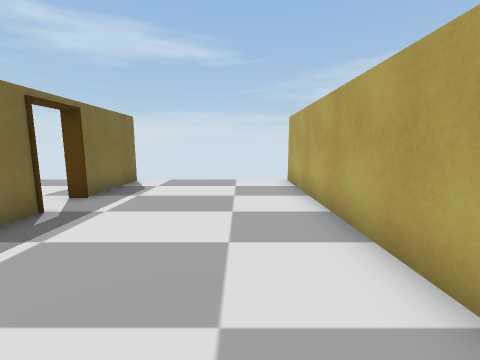
View 1 (above)

22 first-person views from a walk through a 3-D level made in the Unity game engine. The camera is 1.3 m above the floor, tilts 8° down and sees 90° across. The floor is counted in squares, 1 m on a side. Each view is taken from the middle of a square. On the plan, view 1 faces up. The plan holds only what a view shows up to about 12 squares ahead; the rest is blank. The player character is not drawn. Some surface patterns are stand-ins.

View 2
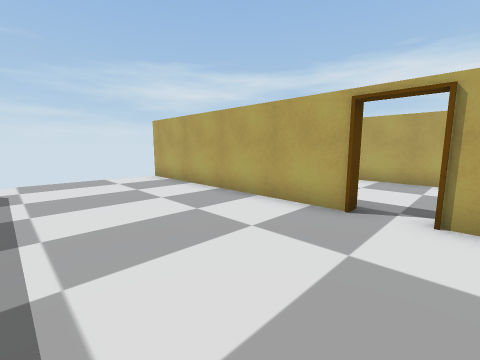

View 3
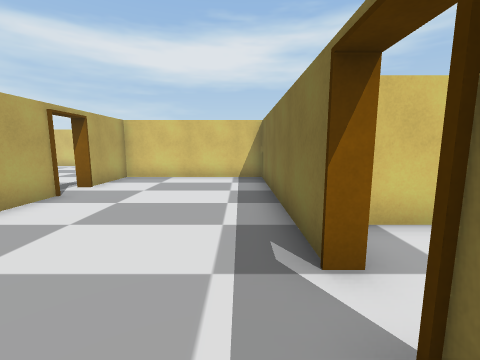

View 4
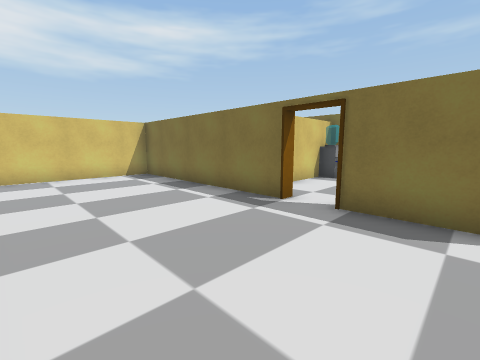

View 5
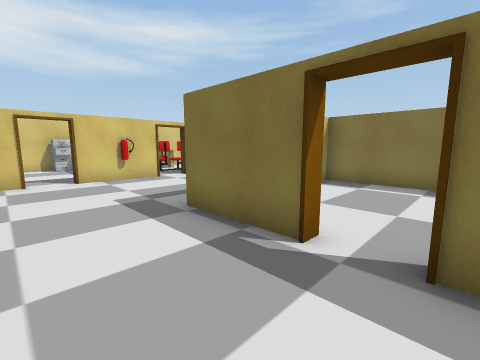

View 6
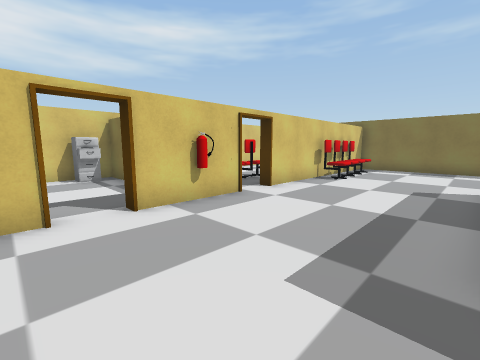

View 7
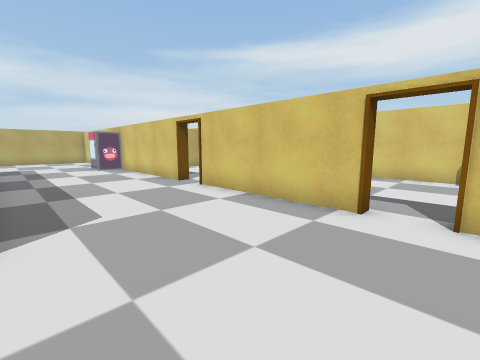

View 8
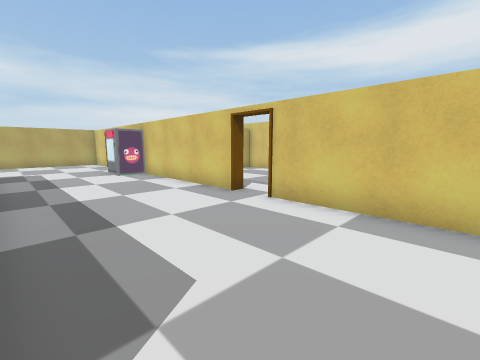

View 9
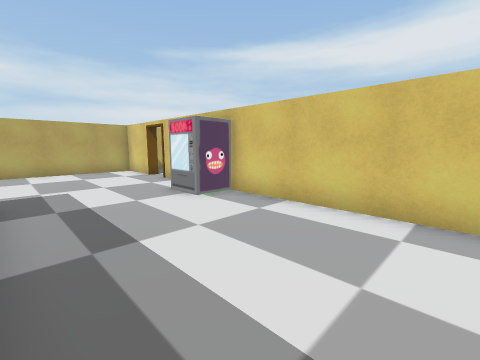

View 10
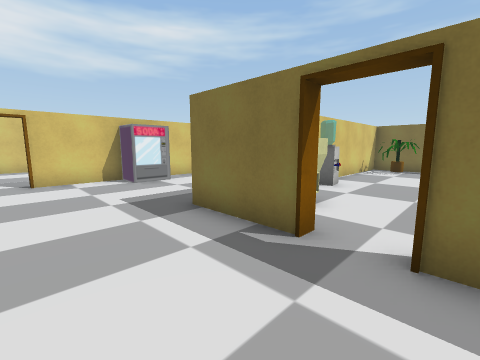

View 11
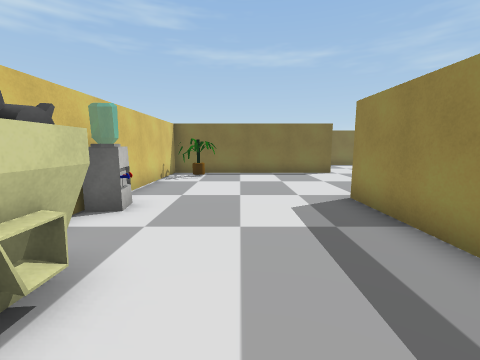

View 12
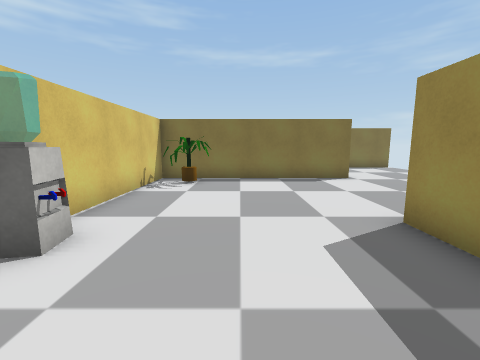

View 13
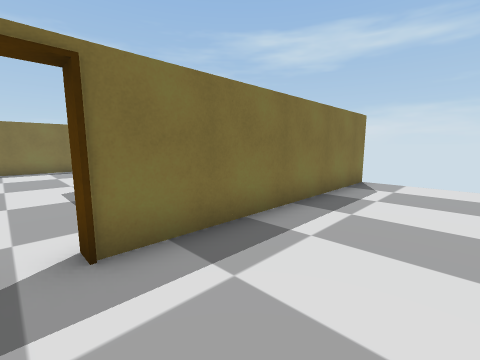

View 14
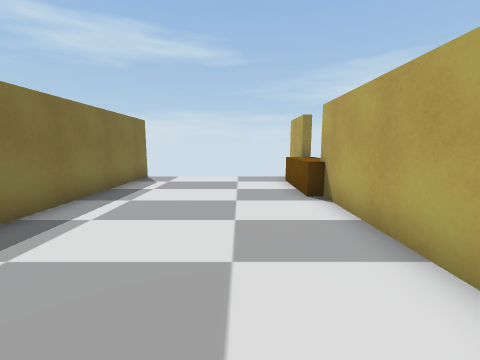

View 15
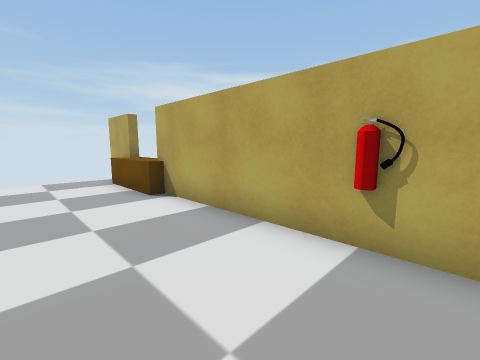

View 16
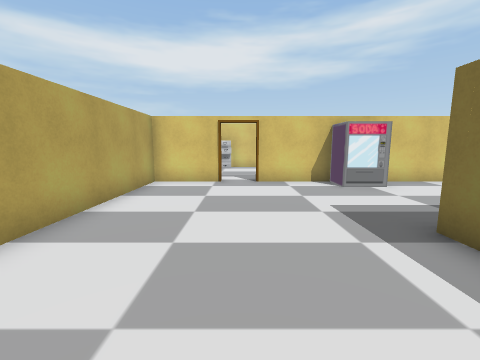

View 17
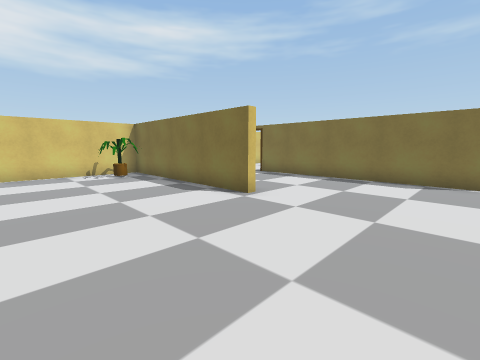

View 18
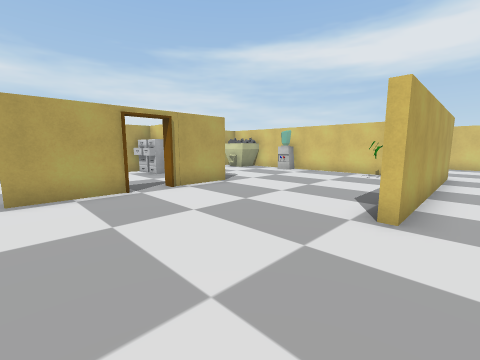

View 19
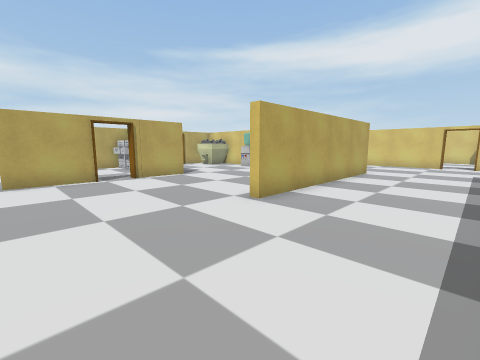

View 20
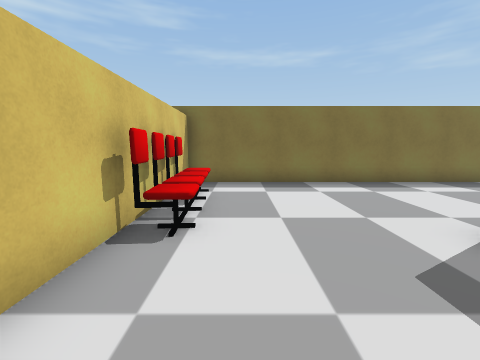

View 21
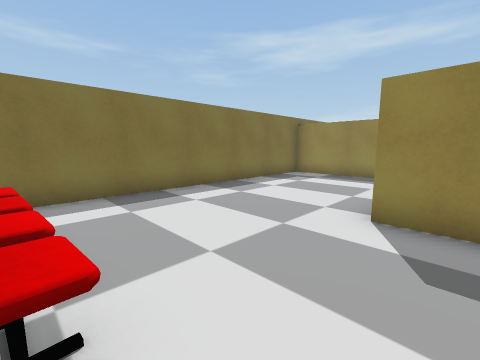

View 22
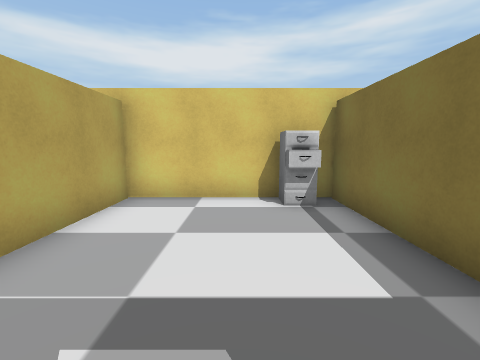

### Floor plan
Points are (right, up) in squares from view 1. A wall is a line through its corners. A room is listed if a view was taken in it or the views show most of it. See-through windows are left out.
Room 1 (views 1, 2, 3, 4)
walls: (-4.4, 4.6) (-3.9, 4.6) (-3.9, -3.2) (1.8, -3.2) (1.8, -0.6); (1.8, 0.6) (1.8, 9.2); (-3.9, 9.1) (-3.9, 5.9) (-4.4, 5.9)
ways out: opening at (2, 0) to room 2; gap at (2, 9) to room 2; opening at (-4, 5); gap at (-4, 9)
Room 2 (views 5, 6, 7, 8, 9, 10, 11, 12, 13, 14, 15, 16, 17, 18, 19, 20, 21)
walls: (6.8, -3.6) (6.8, 4.6) (7.2, 4.6) (7.2, -3.2) (14.8, -3.2); (1.8, -0.6) (2.1, -0.6) (2.1, -3.6); (11.1, -8.9) (21.4, -8.9); (16.4, 2.8) (13, 2.8) (13, 5.2) (13.4, 5.2); (13, 6.4) (13, 9.1); (4.5, -8.9) (9.9, -8.9); (18.5, -0.6) (19, -0.6) (19, -3.6); (0, -8.9) (3.2, -8.9); (-2.9, -3.5) (-4.2, -3.5); (2.1, 9.1) (2.1, 0.6) (1.8, 0.6); (19, 9.4) (19, 0.6) (18.5, 0.6); (-6, 2.8) (-9.4, 2.8); (22.7, -8.9) (25.2, -8.9) (25.2, -3); (25.2, 0.6) (25.2, 5.5); (25.2, 7.4) (25.2, 9.5); (-9.7, 2.6) (-9.7, -8.9) (-1.2, -8.9)
low walls: (24.8, 5.1) (24.8, 8.1)
ways out: opening at (2, 0) to room 1; gap at (2, 9) to room 1; opening at (4, -9) to room 3; opening at (13, 6); opening at (22, -9); opening at (25, 7); gap at (13, 9); gap at (19, 9)
objects: chair (-8, -8) to (-4, -8); plant (8, -2) to (9, -2); water cooler (14, -3) to (14, -2); other object (17, -8) to (19, -8); machine (17, -3) to (18, -2)
Room 3 (view 22)
walls: (1.7, -11.1) (1.7, -15.1) (6.8, -15.1) (6.8, -11.6); (4.5, -9.4) (4.5, -8.9); (3.2, -8.9) (3.2, -9.4)
ways out: opening at (4, -9) to room 2
objects: cabinet (3, -14)

Where each view was taken, in squares from view 1:
view 1: 0 up, 0 right, facing up
view 2: 1 down, 3 left, facing up-right
view 3: 7 up, 3 left, facing down
view 4: 8 up, 1 right, facing down-left
view 5: 1 up, 5 right, facing down-left
view 6: 4 down, 5 right, facing down-left
view 7: 4 down, 3 right, facing down-right
view 8: 4 down, 6 right, facing down-right
view 9: 4 down, 12 right, facing down-right
view 10: 1 up, 22 right, facing down-left
view 11: 0 up, 19 right, facing left
view 12: 0 up, 17 right, facing left
view 13: 0 up, 22 right, facing up-left
view 14: 1 down, 23 right, facing up
view 15: 1 down, 22 right, facing up-right
view 16: 0 up, 22 right, facing down
view 17: 9 up, 12 right, facing down-left
view 18: 9 up, 6 right, facing down-right
view 19: 9 up, 3 right, facing down-right
view 20: 7 down, 1 left, facing left
view 21: 8 down, 3 left, facing up-left
view 22: 9 down, 4 right, facing down
